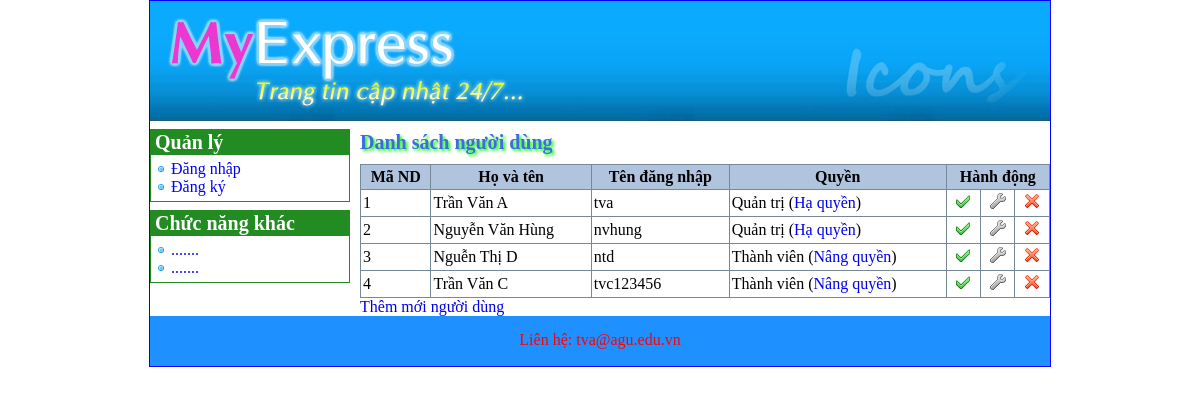
Screenshot of /Admin/index.php?do=nguoidung with the database file from the repository.
### tables this page shows
CREATE TABLE IF NOT EXISTS `tbl_nguoidung` (
  `MaNguoiDung` int(10) NOT NULL,
  `TenNguoiDung` varchar(50) NOT NULL,
  `TenDangNhap` varchar(50) NOT NULL,
  `MatKhau` varchar(100) NOT NULL,
  `QuyenHan` tinyint(1) NOT NULL,
  `Khoa` tinyint(1) NOT NULL
);

### Admin/nguoidung.php (the view, shortened to what this page needs)
<?php
	$sql = "SELECT * FROM `tbl_nguoidung` WHERE 1";
	$danhsach = $connect->query($sql);
?>
<h3>Danh sách người dùng</h3>
<table class="DanhSach">
	<tr>
		<th>Mã ND</th>
		<th>Họ và tên</th>
		<th>Tên đăng nhập</th>
		<th>Quyền</th>
		<th colspan="3">Hành động</th>
	</tr>
	<?php
		while ($dong = $danhsach->fetch_array(MYSQLI_ASSOC))
		{
			echo "<tr  bgcolor='#ffffff' onmouseover='this.style.background=\"#dee3e7\"' onmouseout='this.style.background=\"#ffffff\"'>";
				echo "<td>" . $dong["MaNguoiDung"] . "</td>";
				echo "<td>" . $dong["TenNguoiDung"] . "</td>";
				echo "<td>" . $dong["TenDangNhap"] . "</td>";
				echo "<td>";
					if($dong["QuyenHan"] == 1)
						echo "Quản trị (<a href='index.php?do=nguoidung_kichhoat&id=" . $dong["MaNguoiDung"] . "&quyen=2'>Hạ quyền</a>)";
					else
						echo "Thành viên (<a href='index.php?do=nguoidung_kichhoat&id=" . $dong["MaNguoiDung"] . "&quyen=1'>Nâng quyền</a>)";
				echo "</td>";
				echo "<td align='center'>";
					if($dong["Khoa"] == 0)
						echo "<a href='index.php?do=nguoidung_kichhoat&id=" . $dong["MaNguoiDung"] . "&khoa=1'><img src='images/active.png' /></a>";
					else
						echo "<a href='index.php?do=nguoidung_kichhoat&id=" . $dong["MaNguoiDung"] . "&khoa=0'><img src='images/ban.png' /></a>";
				echo "</td>";
				echo "<td align='center'><a href='index.php?do=nguoidung_sua&id=" . $dong["MaNguoiDung"] . "'><img src='images/edit.png' /></a></td>";
				echo "<td align='center'><a href='index.php?do=nguoidung_xoa&id=" . $dong["MaNguoiDung"] . "' onclick='return confirm(\"Bạn có muốn xóa người dùng " . $dong['TenNguoiDung'] . " không?\")'><img src='images/delete.png' /></a></td>";
			echo "</tr>";
		}
	?>
</table>
<a href="index.php?do=dangky">Thêm mới người dùng</a>

### Admin/css/style.css (style rules this page uses)
body { margin: 0; }
a { text-decoration: none; }
#BenPhai h3 { font-size: 20px; padding: 2px 0 10px 0; color: #4169E1; font-family: Tahoma; margin-top: 8px; margin-bottom: 0; text-shadow: 2px 2px 3px #00FF00; }
table.DanhSach { width: 100%; border-collapse: collapse; }
table.DanhSach th { border: 1px solid #778899; padding: 3px 2px 3px 2px; background: #b0c4de; }
table.DanhSach td { border: 1px solid #778899; padding: 3px 2px 3px 2px; }

### rows the page displays
tbl_nguoidung: MaNguoiDung "1", TenNguoiDung "Trần Văn A", TenDangNhap "tva", Khoa 0 (drawn)
tbl_nguoidung: MaNguoiDung "2", TenNguoiDung "Nguyễn Văn Hùng", TenDangNhap "nvhung", Khoa 0 (drawn)
tbl_nguoidung: MaNguoiDung "3", TenNguoiDung "Nguễn Thị D", TenDangNhap "ntd", Khoa 0 (drawn)
tbl_nguoidung: MaNguoiDung "4", TenNguoiDung "Trần Văn C", TenDangNhap "tvc123456", Khoa 0 (drawn)
